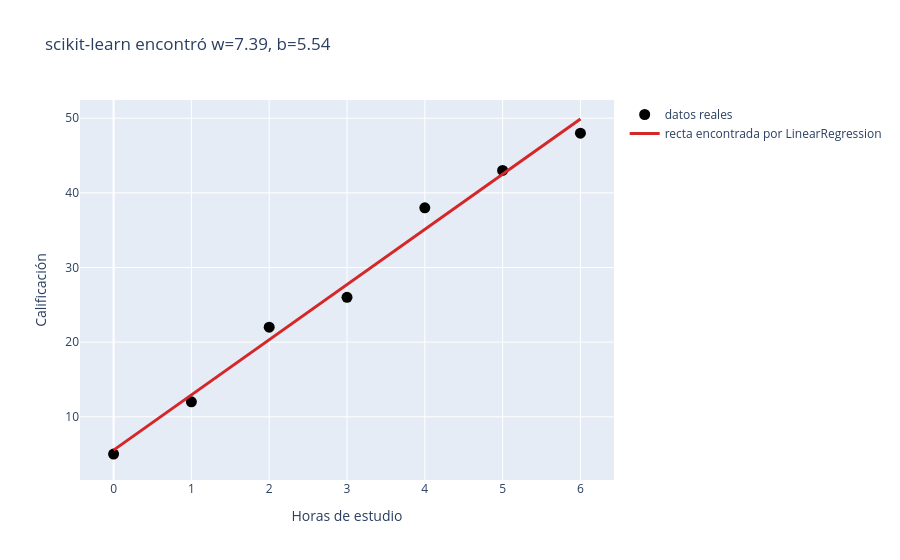

Write notebook code for a chart like this one.
### Markdown cell above
Coinciden exactamente (salvo el redondeo normal de punto flotante) — y no es
casualidad: es la misma fórmula. `LinearRegression` no usa por dentro
exactamente estas sumas (usa una variante numéricamente más estable basada en
SVD, útil cuando hay muchas variables de entrada), pero matemáticamente
resuelve la misma pregunta y llega al mismo resultado. El descenso de
gradiente sigue siendo útil (y necesario) para modelos donde esa fórmula
exacta no existe o es demasiado costosa de calcular — lo verás en varios
modelos de las próximas carpetas. La pregunta de "cuándo existe esa fórmula
exacta y cuándo no" se responde a fondo en
[`06_minimos_cuadrados_vs_descenso_de_gradiente.ipynb`](06_minimos_cuadrados_vs_descenso_de_gradiente.ipynb).

### Code cell
y_predicho = modelo.predict(X)

fig = go.Figure()
fig.add_trace(go.Scatter(x=x, y=y, mode="markers", name="datos reales", marker={"size": 11, "color": "black"}))
fig.add_trace(go.Scatter(
    x=x, y=y_predicho, mode="lines", name="recta encontrada por LinearRegression",
    line={"color": "#d62728", "width": 3},
))
fig.update_layout(
    title=f"scikit-learn encontró w={modelo.coef_[0]:.2f}, b={modelo.intercept_:.2f}",
    xaxis_title="Horas de estudio", yaxis_title="Calificación",
)
fig.show()

### Figure 1 — Plotly figure (JSON) as saved in the notebook; plotly's stock layout.template omitted (floating-point values rounded to 4 significant figures)
{"data": [{"marker": {"color": "black", "size": 11}, "mode": "markers", "name": "datos reales", "type": "scatter", "x": [0, 1, 2, 3, 4, 5, 6], "y": [5, 12, 22, 26, 38, 43, 48]}, {"line": {"color": "#d62728", "width": 3}, "mode": "lines", "name": "recta encontrada por LinearRegression", "type": "scatter", "x": [0, 1, 2, 3, 4, 5, 6], "y": [5.536, 12.93, 20.32, 27.71, 35.11, 42.5, 49.89]}], "layout": {"title": {"text": "scikit-learn encontró w=7.39, b=5.54"}, "xaxis": {"title": {"text": "Horas de estudio"}}, "yaxis": {"title": {"text": "Calificación"}}}}
